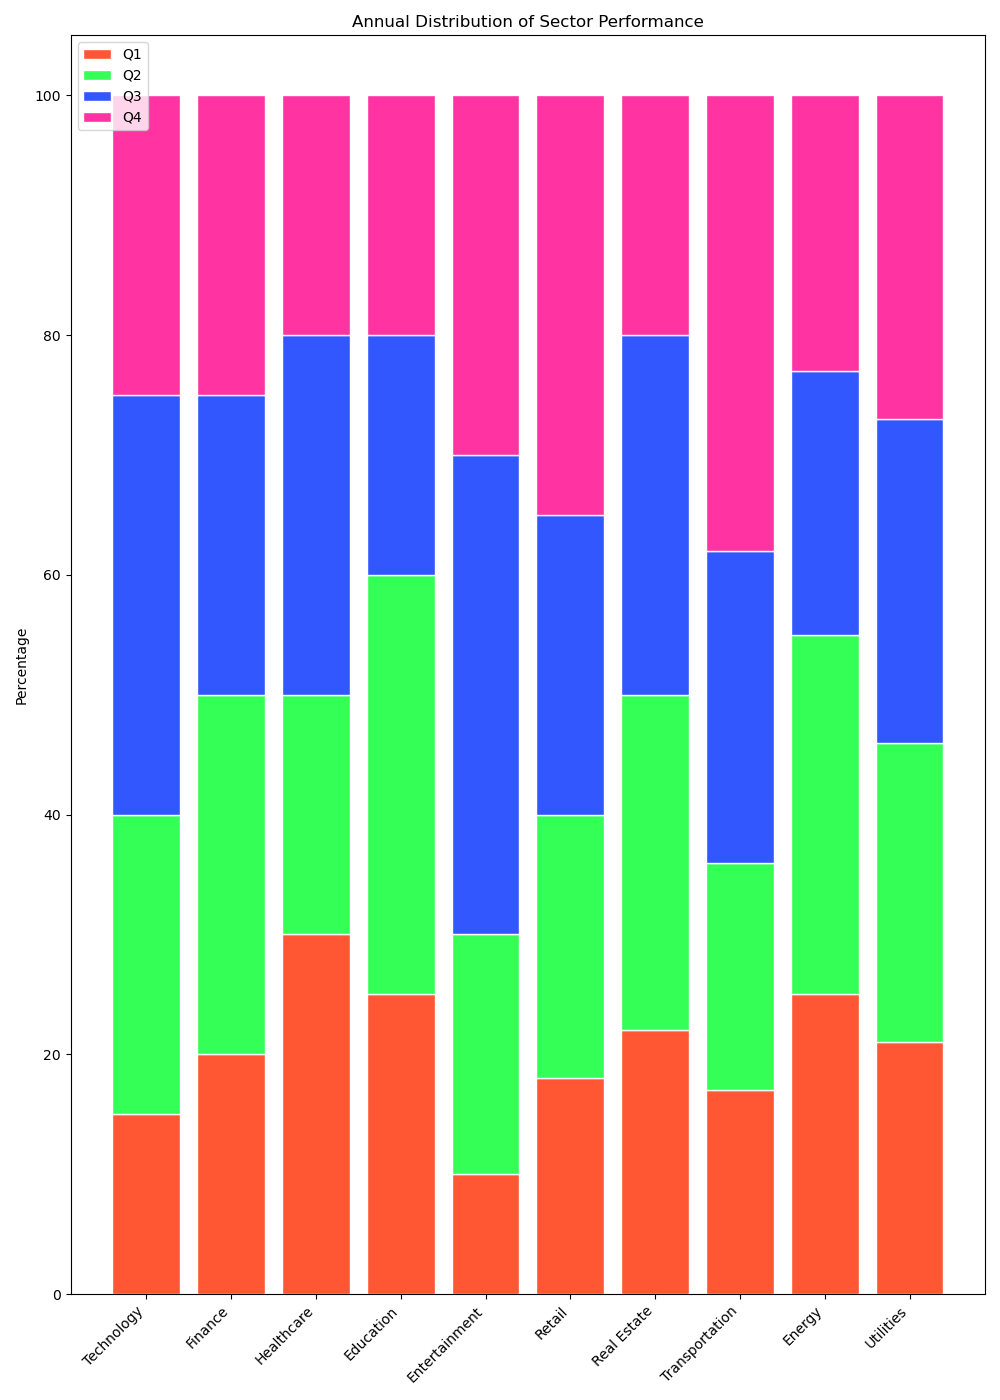

Write Python code to recreate this figure.

import matplotlib.pyplot as plt
import numpy as np

categories = ['Technology', 'Finance', 'Healthcare', 'Education', 'Entertainment', 'Retail', 'Real Estate', 'Transportation', 'Energy', 'Utilities']
Q1 = [15, 20, 30, 25, 10, 18, 22, 17, 25, 21]
Q2 = [25, 30, 20, 35, 20, 22, 28, 19, 30, 25]
Q3 = [35, 25, 30, 20, 40, 25, 30, 26, 22, 27]
Q4 = [25, 25, 20, 20, 30, 35, 20, 38, 23, 27]

barWidth = 0.8

r = np.arange(len(categories))

fig, ax = plt.subplots(figsize=(10, 14))
ax.bar(r, Q1, color='#FF5733', edgecolor='white', width=barWidth)
ax.bar(r, Q2, bottom=Q1, color='#33FF57', edgecolor='white', width=barWidth)
ax.bar(r, Q3, bottom=np.array(Q1)+np.array(Q2), color='#3357FF', edgecolor='white', width=barWidth)
ax.bar(r, Q4, bottom=np.array(Q1)+np.array(Q2)+np.array(Q3), color='#FF33A1', edgecolor='white', width=barWidth)

ax.set_ylabel('Percentage')
ax.set_title('Annual Distribution of Sector Performance')
ax.set_xticks(r)
ax.set_xticklabels(categories, rotation=45, ha="right")
ax.legend(['Q1', 'Q2', 'Q3', 'Q4'], loc='upper left')

plt.tight_layout()
plt.show()
